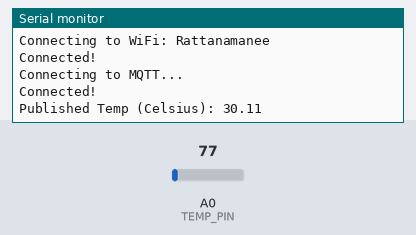
The sketch below on a simulated Arduino Uno R4 WiFi. On the bench: the last lines printed to the serial monitor. Inputs (shaded band) come from the test bench; at power-on: A0 (TEMP_PIN) = 77. WiFi joins after 1.5 s; servers stay silent unless stated; no MQTT or app messages arrive unless stated.

Above: at 2.7 s.
2.8 s: A0 (TEMP_PIN) set to 92
At 4.7 s:
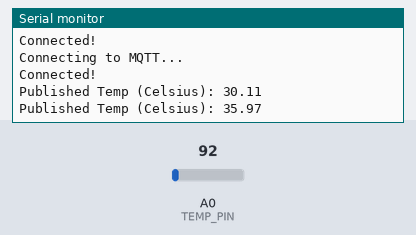
5.5 s: A0 (TEMP_PIN) set to 107
At 6.3 s:
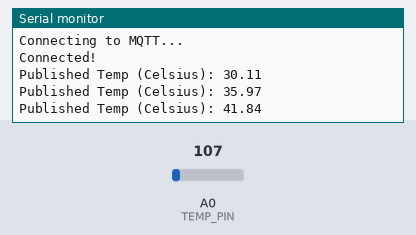
Timing chart, 0 to 8.5 s (numbered marks = the images above; inputs shaded):
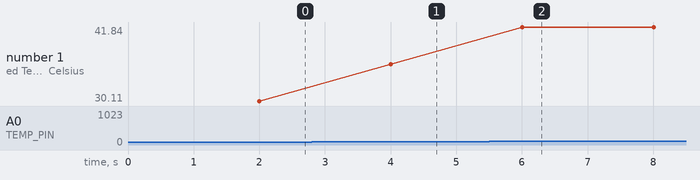

The sketch:

IoT_temp.ino
```cpp
#include <WiFiS3.h>
#include <MQTT.h>  // ใน Arduino IDE ต้องติดตั้ง Library ชื่อ "MQTT" by Joel Gaehwiler

// --- 1. ตั้งค่า WiFi (ใส่ WiFi ตรงนี้) ---
const char WIFI_SSID[] = "Rattanamanee";
const char WIFI_PASSWORD[] = "0816868621";

// --- 2. ตั้งค่า MQTT (จากหน้าเว็บ Mock Exam) ---
const char MQTT_HOST[] = "phycom.it.kmitl.ac.th";
const int MQTT_PORT = 1883;
const char MQTT_CLIENT_ID[] = "whyarduino";
const char MQTT_USERNAME[] = "";
const char MQTT_PASSWORD[] = "";

// --- 3. ตั้งค่า Topic และ Pin ---
const char PUBLISH_TOPIC[] = "67070115/temp";
const int TEMP_PIN = A0;  // LM35 ต่อที่ขา A0

// --- 4. ตัวแปรสำหรับเชื่อมต่อ และจับเวลา ---
WiFiClient wifiClient;
MQTTClient mqttClient;

unsigned long lastPublishTime = 0;
const long PUBLISH_INTERVAL = 2000;  // ส่งข้อมูลทุก 2 วินาที

// --- 5. Setup (ทำงานครั้งเดียวตอนเปิดเครื่อง) ---
void setup() {
  Serial.begin(115200);  // แนะนำให้ใช้ 115200 จะเร็วกว่า

  // (ขา Analog Input (A0) ไม่ต้อง pinMode)

  connectWiFi();
  connectMQTT();
}

// --- 6. Loop (ทำงานวนไปเรื่อยๆ) ---
void loop() {
  // คอยเช็คการเชื่อมต่อ MQTT
  mqttClient.loop();

  // ถ้าหลุด ให้ต่อใหม่
  if (!mqttClient.connected()) {
    connectMQTT();
  }

  // ใช้ millis() เพื่อส่งข้อมูลทุก 2 วินาที
  if (millis() - lastPublishTime > PUBLISH_INTERVAL) {
    sendToMQTT_Temp();  // เรียกฟังก์ชันส่งค่าอุณหภูมิ
    lastPublishTime = millis();
  }
}

// --- 7. ฟังก์ชันเชื่อมต่อ WiFi ---
void connectWiFi() {
  Serial.print("Connecting to WiFi: ");
  Serial.println(WIFI_SSID);
  while (WiFi.begin(WIFI_SSID, WIFI_PASSWORD) != WL_CONNECTED) {
    Serial.print(".");
    delay(1000);
  }
  Serial.println("\nConnected!");
}

// --- 8. ฟังก์ชันเชื่อมต่อ MQTT ---
void connectMQTT() {
  Serial.print("Connecting to MQTT...");
  mqttClient.begin(MQTT_HOST, MQTT_PORT, wifiClient);

  // *** ข้อนี้เรา "ส่ง" อย่างเดียว เลยไม่จำเป็นต้องมี onMessage หรือ subscribe ***

  while (!mqttClient.connect(MQTT_CLIENT_ID, MQTT_USERNAME, MQTT_PASSWORD)) {
    Serial.print(".");
    delay(1000);
  }
  Serial.println("\nConnected!");
}

// --- 9. ฟังก์ชันส่งข้อมูลอุณหภูมิ (แปลงเป็น Celsius) ---
void sendToMQTT_Temp() {

  // 1. อ่านค่าดิบ 0-1023 จากขา A0
  int rawValue = analogRead(TEMP_PIN);

  // 2. แปลงเป็น Voltage (บอร์ด R4 ใช้ Vref 5V และความละเอียด 10-bit คือ 1023.0)
  float voltage = rawValue * (4.0 / 1023.0);

  // 3. แปลงเป็น Celsius (สูตรของ LM35 คือ 10mV หรือ 0.01V ต่อ 1°C)
  float celsius = voltage * 100.0;

  // 4. แปลงค่า Celsius (เช่น 26.12) เป็น String
  String val_str = String(celsius);
  char messageBuffer[10];
  val_str.toCharArray(messageBuffer, 10);

  // 5. ส่งค่า "องศา" ไปที่ Topic temp
  mqttClient.publish(PUBLISH_TOPIC, messageBuffer);
  Serial.println("Published Temp (Celsius): " + String(messageBuffer));
}

// --- 10. ฟังก์ชันรับข้อมูล (ว่างไว้) ---
// (ถึงเราจะไม่ได้ใช้ แต่ MQTTClient library บางเวอร์ชันอาจจะเรียกหา)
void messageReceived(String &topic, String &payload) {
  // ไม่ได้ใช้ในข้อนี้
}
```

Measured:
- after the input at 2.8 s, the serial monitor: prints a new line after 1.2 s (image 1)
- after the input at 5.5 s, the serial monitor: prints a new line after 0.51 s (image 2)
- plotted number 1: 30.11 → 35.97 after the input at 2.8 s, 35.97 → 41.84 after the input at 5.5 s
